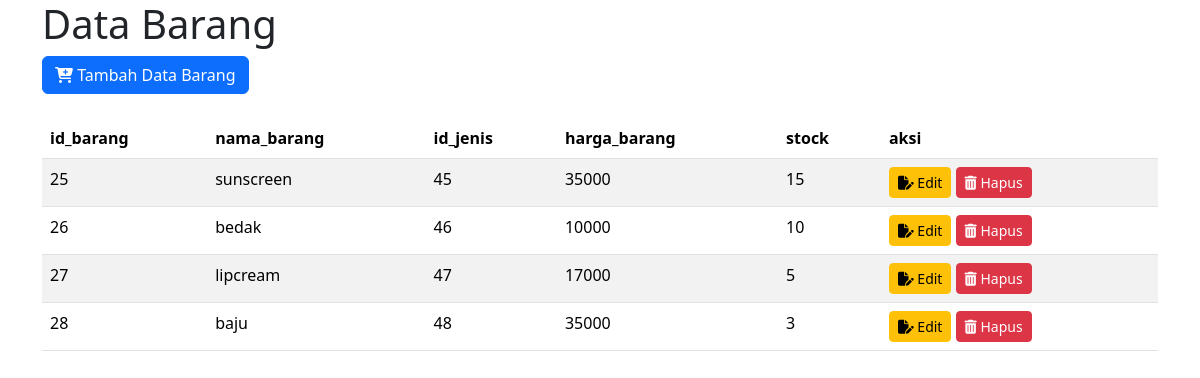
/view/barang/index.php, run on the app's committed database.
### tables this page shows
CREATE TABLE `barang` (
  `id_barang` int NOT NULL,
  `nama_barang` varchar(10) DEFAULT NULL,
  `id_jenis` int DEFAULT NULL,
  `harga_barang` int DEFAULT NULL,
  `stock` varchar(12) DEFAULT NULL
);

### view/barang/index.php (the view, shortened to what this page needs)
<!DOCTYPE html>
<html lang="en">
<head>
    <link rel="stylesheet" href="https://cdn.jsdelivr.net/npm/bootstrap@5.3.5/dist/css/bootstrap.min.css">
    <link rel="stylesheet" href="https://cdnjs.cloudflare.com/ajax/libs/font-awesome/6.2.0/css/all.min.css">
</head>
<body>
    <div class="container">
        <h1>Data Barang</h1>
        <a href="view_tambah.php" class="btn btn-primary"><i class="fa-solid fa-cart-plus"></i> Tambah Data Barang</a>
        <br></br>
        <table class="table table-striped table-bprdered">
            <thead>
                <tr>
                    <th>id_barang</th>
                    <th>nama_barang</th>
                    <th>id_jenis</th>
                    <th>harga_barang</th>
                    <th>stock</th>
                    <th>aksi</th>
                </tr>
            </thead>
            <tbody>
                <?php
                include '../../config/koneksi.php';
                $query = mysqli_query($conn,"SELECT * FROM barang");
                if(mysqli_num_rows($query) > 0){
                    while($result=mysqli_fetch_assoc($query)){
                        ?>
                        <tr>
                            <td><?php echo $result['id_barang'] ?></td>
                            <td><?php echo $result['nama_barang'] ?></td>
                            <td><?php echo $result['id_jenis'] ?></td>
                            <td><?php echo $result['harga_barang'] ?></td>
                            <td><?php echo $result['stock'] ?></td>
                            <td>
                              <a class="btn btn-warning btn-sm" href="view_edit.php?id=<?php echo $result['id_barang']?>">
                              <i class="fa-solid fa-file-pen"></i> Edit</a>
                                <a href="proses_hapus.php?id=<?php echo $result['id_barang'];?>"
                                onclick="return confirm('yakin?')"
                                    class="btn btn-danger btn-sm"><i class="fa-solid fa-trash-can"></i> Hapus</a>
                            </td>
                    </tr>
                    <?php
                    }
                }else{
                    echo"Belum ada data";
                }
                ?>
            </tbody>
            </table>
        </div>
</body>
</html>

### data on the page
barang: id_barang "25", nama_barang "sunscreen", id_jenis "45", harga_barang "35000", stock "15"
barang: id_barang "26", nama_barang "bedak", id_jenis "46", harga_barang "10000", stock "10"
barang: id_barang "27", nama_barang "lipcream", id_jenis "47", harga_barang "17000", stock "5"
barang: id_barang "28", nama_barang "baju", id_jenis "48", harga_barang "35000", stock "3"
